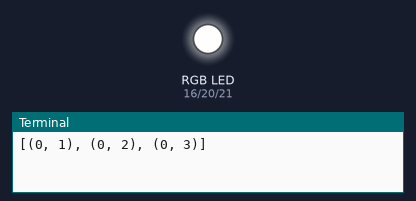
A program run on a simulated Raspberry Pi (BCM pin numbers). On the bench: an RGB LED mixed from three pins (HIGH = lit), the last lines printed to the terminal. Dim RGB values are drawn brighter than linear; threads take turns every 2 ms.

Above: at 0.05 s.
At 4.76 s:
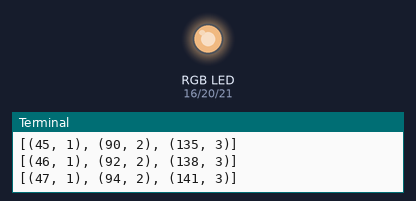
At 9.58 s:
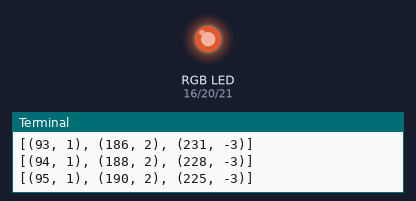
At 19.93 s:
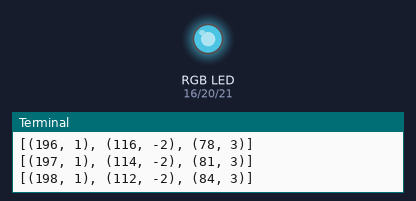
At 29.57 s:
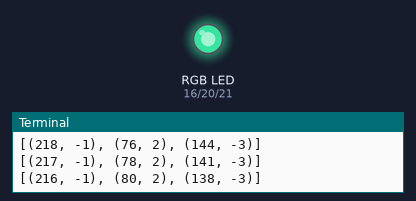
At 39.93 s:
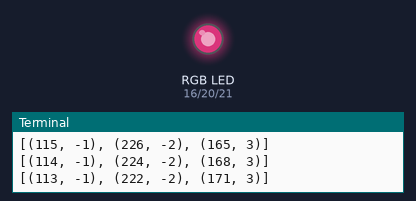
Timing chart, 0 to 40.0 s (numbered marks = the images above):
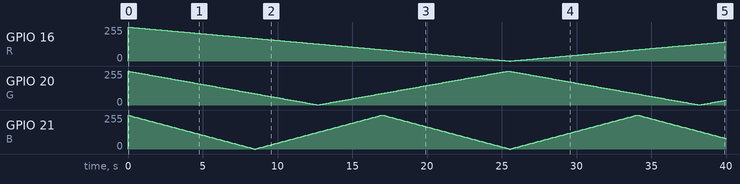

Measured:
- by itself, GPIO 16 (R): 0/255 → 254/255 at 0.00 s, → 253/255 0.10 s later, → 252/255 0.10 s later, → 251/255 0.10 s later, … (399 changes in this stretch)
- by itself, GPIO 20 (G): 0/255 → 253/255 at 0.00 s, → 251/255 0.10 s later, → 249/255 0.10 s later, → 247/255 0.10 s later, … (399 changes in this stretch)

The program:

test.py
```python
# Either display color changing patter or user input color with RGB LED.

import RPi.GPIO as GPIO
import time
import threading

# establish pin numbers and pulses globally
R = 16
G = 20
B = 21
pins = (R, G, B)
pulse = {}

def setup():
    GPIO.setmode(GPIO.BCM) # number pins by microcontroller identification
    GPIO.setup(pins, GPIO.OUT, initial=GPIO.HIGH) # set pins to output and off

    global pulse
    pulse['R'] = GPIO.PWM(R, 2000)
    pulse['G'] = GPIO.PWM(G, 2000)
    pulse['B']= GPIO.PWM(B, 2000)

    for pin in pulse:
        pulse[pin].start(100)

def col_map(x, in_min, in_max, out_min, out_max):
    return (x - in_min) * (out_max - out_min) / (in_max - in_min) + out_min

def off():
    GPIO.output(pins, GPIO.HIGH)


def parse_color(col):
    R_val = col >> 16 # shift G and B values out of col
    G_val = (col & 0x00ff00) >> 8 # erase R values and shift G values out of col
    B_val = col & 0x0000ff # erase R and G values out of col
    return [R_val, G_val, B_val]

def set_color(values):
    # take numbers from 0-255 and convert to duty cycles from 0-100
    R_val = col_map(values[0], 0, 255, 0, 100)
    G_val = col_map(values[1], 0, 255, 0, 100)
    B_val = col_map(values[2], 0, 255, 0, 100)
    # change duty cycles appropriately
    pulse['R'].ChangeDutyCycle(100 - R_val)
    pulse['G'].ChangeDutyCycle(100 - G_val)
    pulse['B'].ChangeDutyCycle(100 - B_val)
    # create string of color values in understandable format
    col_string = ('Red: {:.2f}%, Green: {:.2f}%, '
                  'Blue: {:.2f}%'.format(R_val, G_val, B_val))
    return col_string

def destroy():
    for pin in pulse:
        pulse[pin].stop
    GPIO.output(pins, GPIO.HIGH)
    GPIO.cleanup()

def color_cycle(col):
    initial_values = parse_color(col)
    set_color(initial_values)
    R = (initial_values[0], 1)
    G = (initial_values[1], 2)
    B = (initial_values[2], 3)
    values = [R, G, B]
    keystroke = threading.Event()
    loop = threading.Thread(target=key_logger, args=(keystroke,))
    loop.start()
    while not keystroke.is_set():
        print(values)
        new_values = []
        for value in values:
            if 0 <= (value[0] + value[1]) <= 255:
                new_values.append((value[0] + value[1], value[1]))
            else:
                new_values.append((value[0] - value[1], -value[1]))
        values = new_values
        color_values = (values[0][0], values[1][0], values[2][0])
        set_color(color_values)
        time.sleep(0.1)

def key_logger(keystroke):
    try:
        input('Press enter to exit the color change loop.')
        keystroke.set()
    except KeyboardInterrupt:
        return

def mainloop():
    col = 0x000000
    while True:
        color_cycle(col)
        col = int(input('Enter a hex string of the format 0xrrggbb: '), 16)
        values = parse_color(col)
        print(set_color(values))
        for t in range(0,10):
            print('Loop will start again in ' + str(10 - t) + ' seconds.')
            time.sleep(1)

if __name__ == '__main__':
    try:
        setup()
        mainloop()
    except KeyboardInterrupt:
        destroy()
```
